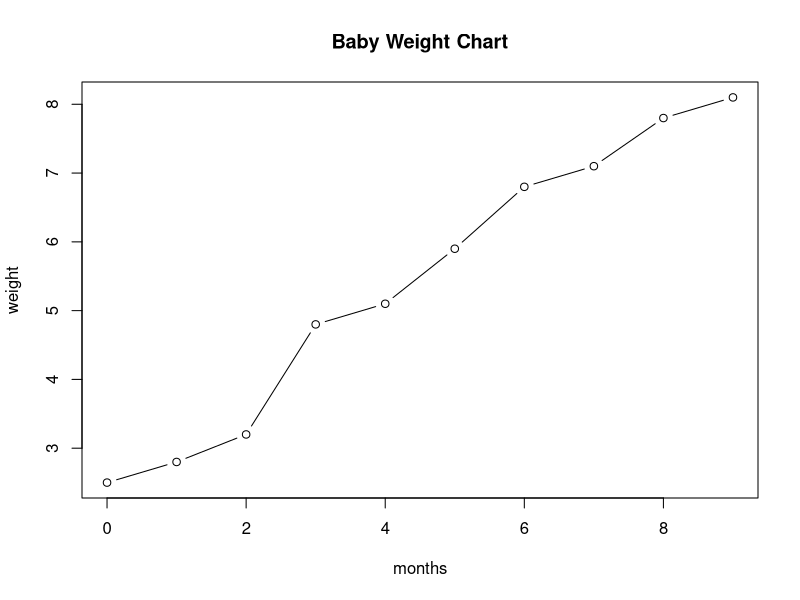
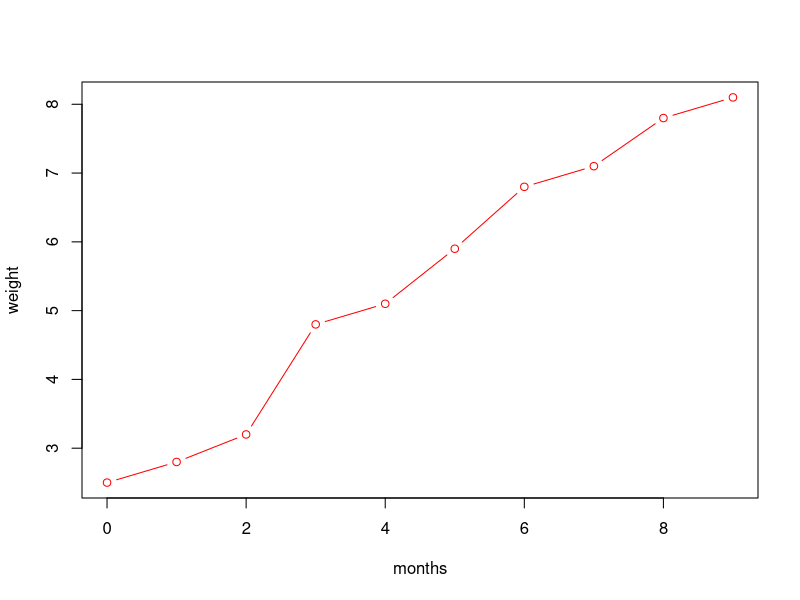

Write the R code that produced these figures, in order.
#CREATING A LINE CHART IN R
weight <- c(2.5, 2.8, 3.2, 4.8, 5.1,5.9, 6.8, 7.1, 7.8,8.1)
months <- c(0,1,2,3,4,5,6,7,8,9)
plot(months,
     weight, type = "b",
     main="Baby Weight Chart", 
     )

#Note: to create a plot with lines between data points, 
#use type="l"; to plot only the points, use type="p"; 
#and to draw both lines and points, use type="b":
# l = line
# p = points
# b = both line and points


#EDITING A LINE CHART IN R
plot(months, weight, type = "b",col = "Red")

